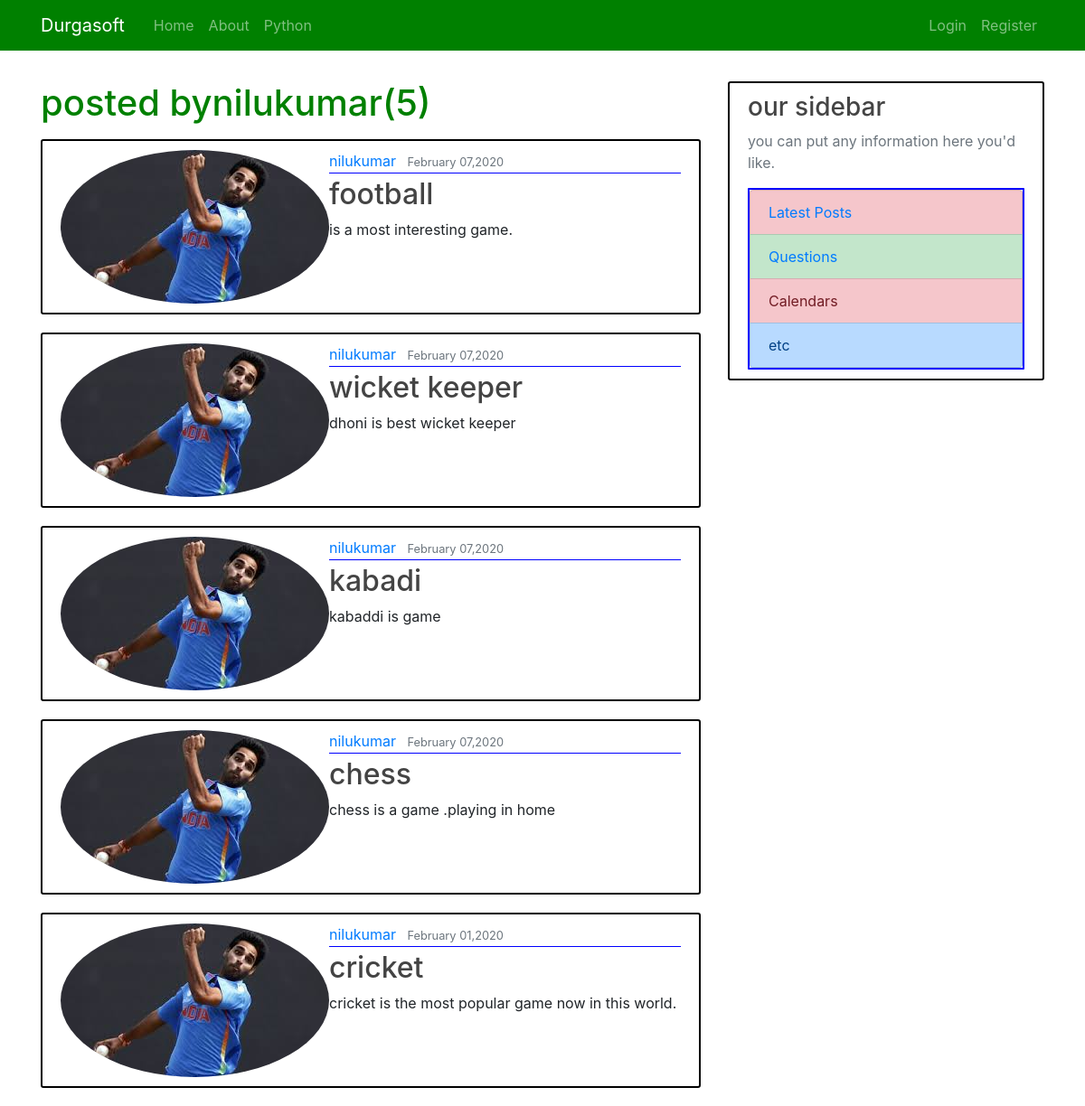
The page /user/nilukumar on the database its author committed.
### blog/models.py (models this page shows, shortened)
class Post(models.Model):
    title=models.CharField(max_length=100)
    content=models.TextField()
    date_posted=models.DateField(default=timezone.now)
    author=models.ForeignKey(User,on_delete=models.CASCADE)

### Users/models.py (models this page shows, shortened)
class Profile(models.Model):
    user=models.OneToOneField(User,on_delete=models.CASCADE)
    image=models.ImageField(default='Namaste.jpg',upload_to="profile/")

### blog/views.py (the view)
# urls.py: path('user/<str:username>',UserPostListView.as_view(),name='user_posts'),
class UserPostListView(ListView):
    model = Post
    template_name = 'blog/user_posts.html'
    context_object_name = 'posts'
    ordering = ['-date_posted']
    paginate_by = 5
    def get_queryset(self):
        user=get_object_or_404(User,username=self.kwargs.get('username'))
        return Post.objects.filter(author=user).order_by('-date_posted')

### templates/blog/user_posts.html (shortened to what this page needs)
{% extends 'blog/base.html' %}
{% block content %}
    <h1 style="color: green" class="mb-3">posted by{{ view.kwargs.username }}({{ page_obj.paginator.count }})</h1>
    {% for post in posts %}
        <article class="media content-section">
        <img class="rounded-circle account-img"
               src="{{ post.author.profile.image.url }}">
          <div class="media-body">
            <div class="article-metadata">
              <a class="mr-2" href="{% url 'user_posts' post.author.username %}">{{ post.author }}</a>
              <small class="text-muted">{{ post.date_posted|date:'F d,Y' }}</small>
            </div>
            <h2><a class="article-title" href="{% url 'post_detail' post.id %}">{{ post.title }}</a></h2>
            <p class="article-content">{{ post.content }}</p>
          </div>
        </article>
    {% endfor %}
{% endblock %}

### blog/static/blog/main.css (style rules this page uses)
body { margin-top: 90px; }
h1, h2, h3, h4, h5, h6 { color: #444444; }
.content-section { background: #ffffff; padding: 10px 20px; border: 2px solid black; border-radius: 3px; margin-bottom: 20px; }
.article-title { color: #444444; }
.article-content { white-space: pre-line; }
.article-metadata { padding-bottom: 1px; margin-bottom: 4px; border-bottom: 1px solid blue; }

### rows shown on the page
Post: author.profile.image (picture), author "nilukumar", date_posted "February 07,2020", title "football", content "is a most interesting game."
Post: author.profile.image (picture), author "nilukumar", date_posted "February 07,2020", title "wicket keeper", content "dhoni is best wicket keeper"
Post: author.profile.image (picture), author "nilukumar", date_posted "February 07,2020", title "kabadi", content "kabaddi is game"
Post: author.profile.image (picture), author "nilukumar", date_posted "February 07,2020", title "chess", content "chess is a game .playing in home"
Post: author.profile.image (picture), author "nilukumar", date_posted "February 01,2020", title "cricket", content "cricket is the most popular game now in this world."

### other values the page prints
{{ view.kwargs.username }} "nilukumar"
{{ page_obj.paginator.count }} "5"
